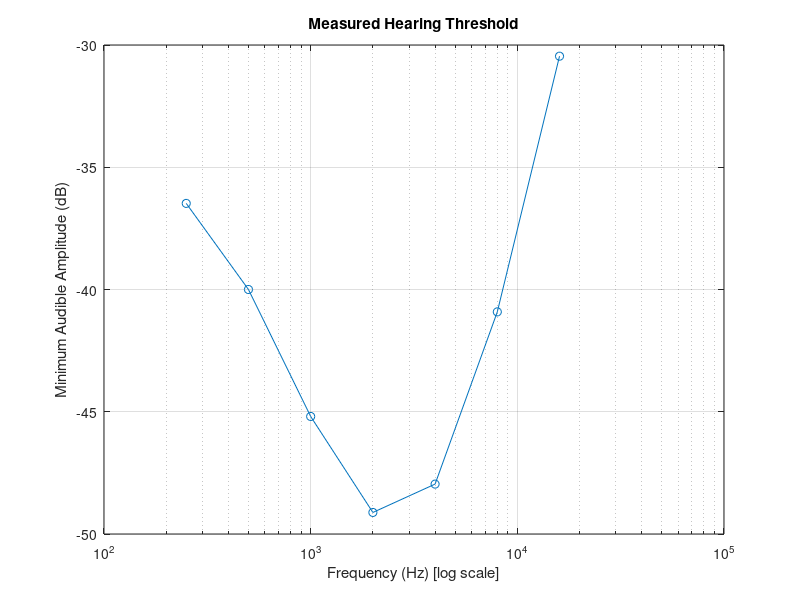

Source code (MATLAB):
freqs = [250, 500, 1000, 2000, 4000, 8000, 16000];
A_min = [0.015, 0.010, 0.0055, 0.0035, 0.0040, 0.009, 0.03];
dBvals = 20*log10(A_min);

figure;
semilogx(freqs, dBvals, 'o-');  % Plot dB vs log-scale frequency
grid on;
xlabel('Frequency (Hz) [log scale]');
ylabel('Minimum Audible Amplitude (dB)');
title('Measured Hearing Threshold');
